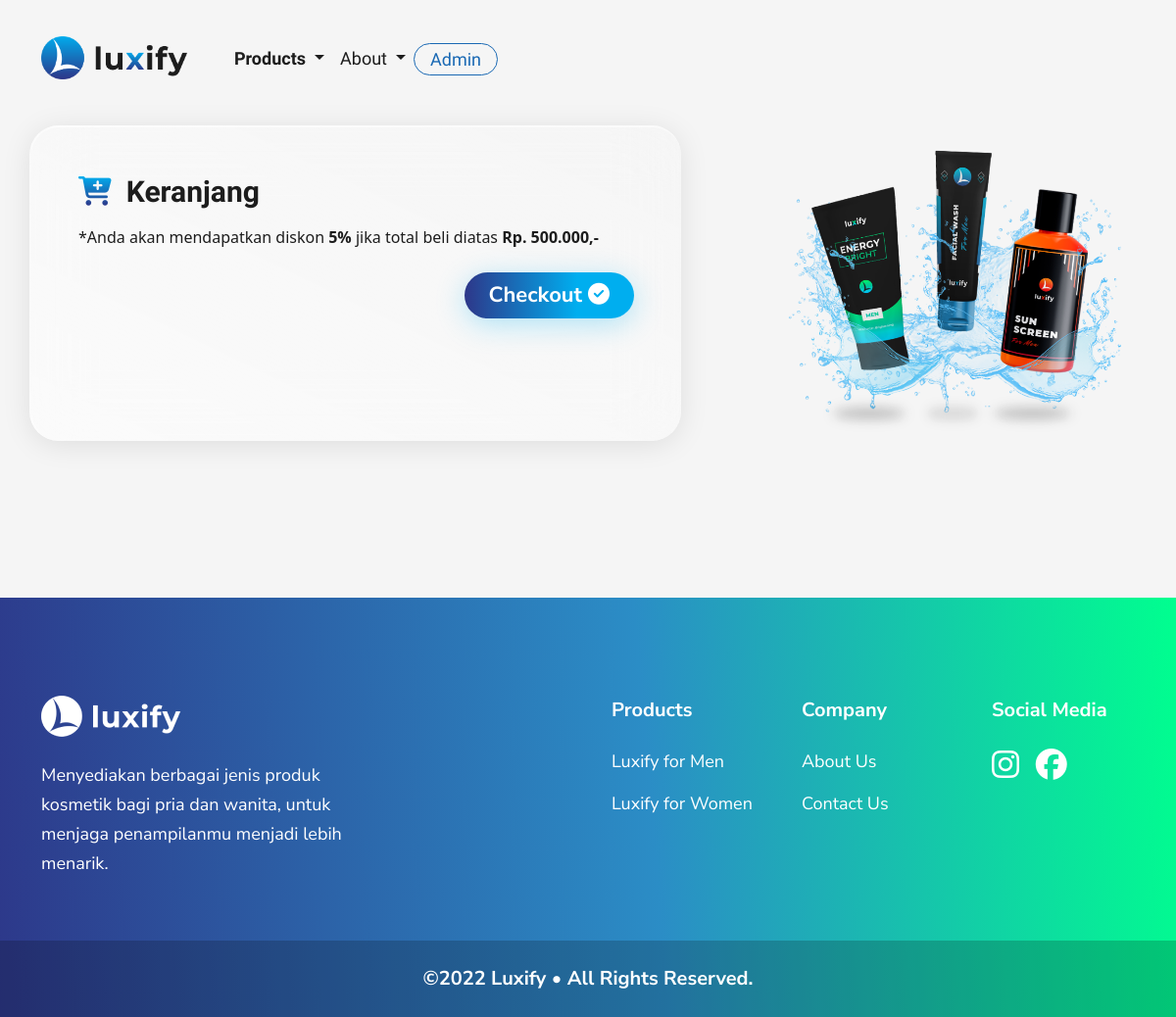
The app's page /cart/index.php, older data.
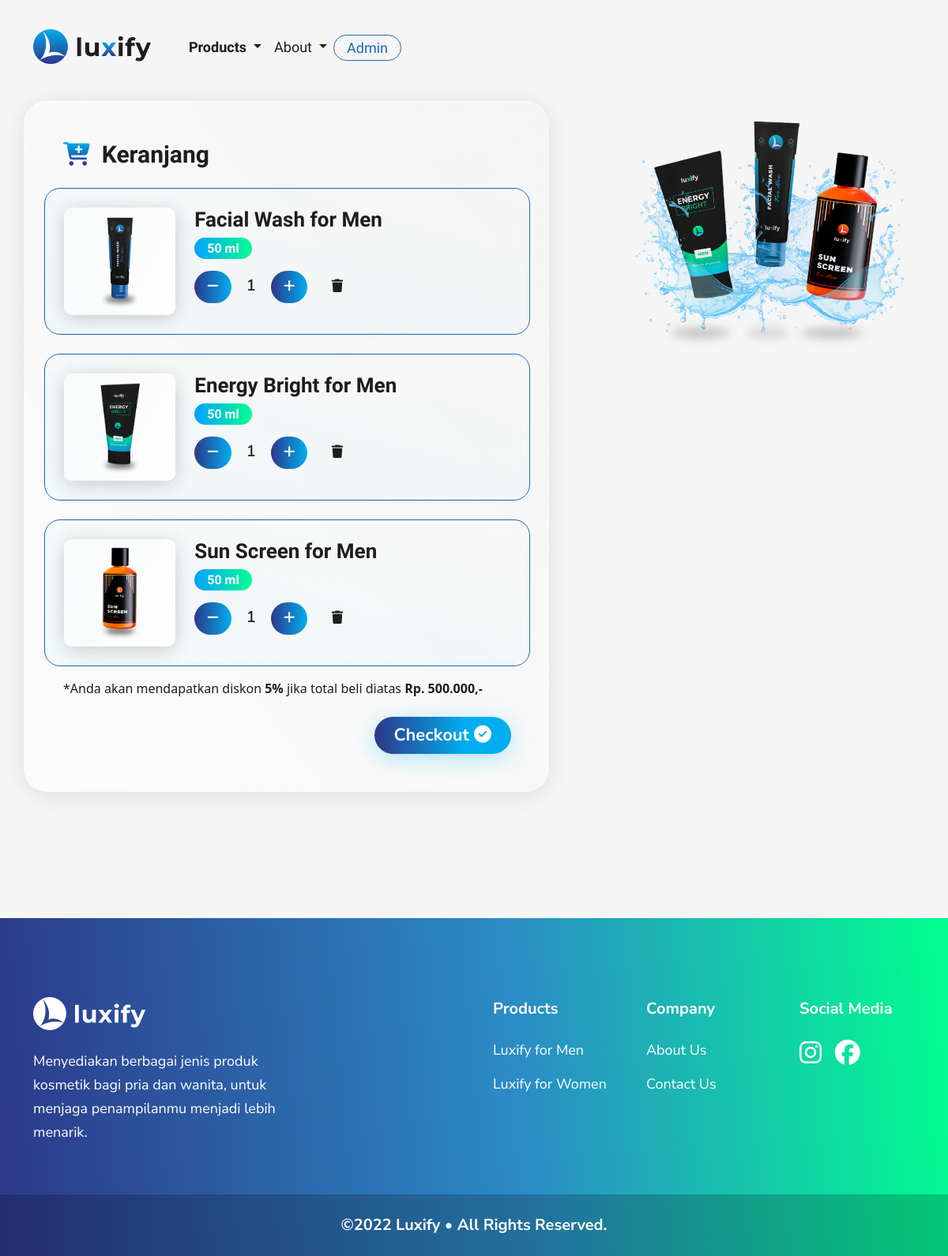
The same page, newer data.
### tables this page shows
CREATE TABLE `carts` (
  `id` bigint(20) NOT NULL,
  `weights` varchar(255) NOT NULL,
  `quantity` int(11) NOT NULL,
  `product_id` bigint(20) NOT NULL
);

CREATE TABLE `products` (
  `id` bigint(20) NOT NULL,
  `name` varchar(255) NOT NULL,
  `category` varchar(255) NOT NULL,
  `price` int(11) NOT NULL,
  `description` text NOT NULL
);

### cart/index.php (the view, shortened to what this page needs)
<?php
require_once '../connection.php';
$sql = "SELECT carts.quantity, products.id AS 'productID', carts.id AS 'cartID',
            products.category, products.name, products.price, carts.weights, galleries.image
            FROM `carts`
            INNER JOIN products ON products.id = carts.product_id
            INNER JOIN galleries ON products.id = galleries.product_id
            WHERE type='main' AND quantity > 0
            GROUP BY products.id, carts.weights
            ORDER BY carts.id;";
$result = mysqli_query($conn, $sql);
$rows = [];
while ($row = mysqli_fetch_assoc($result)) {
   $rows[] = $row;
}
?>
<!DOCTYPE html>
<html lang="en">
<head>
   <link href="../libraries/bootstrap-5.1.3-dist/css/bootstrap.css" rel="stylesheet">
   <link href="../styles/main.css" rel="stylesheet">
   <link href="../styles/about.css" rel="stylesheet">
   <link href="../styles/cart.css" rel="stylesheet">
</head>
<body>
   <nav class="navbar navbar-expand-lg navbar-light">
      <div class="container py-4">
         <a class="navbar-brand" href="../index.php">
            <img src="../assets/images/luxify-logo-text.png" alt="" height="44">
         </a>
         <div class="collapse navbar-collapse" id="navbarSupportedContent">
            <ul class="navbar-nav me-auto mb-2 mb-lg-0 kopeey-menu">
               <li class="nav-item dropdown">
                  <a class="nav-link dropdown-toggle active" href="#" id="navbarProducts" role="button" data-bs-toggle="dropdown" aria-expanded="false">
                     Products
                  </a>
               </li>
               <li class="nav-item dropdown">
                  <a class="nav-link dropdown-toggle" href="#" id="navbarAbout" role="button" data-bs-toggle="dropdown" aria-expanded="false">
                     About
                  </a>
               </li>
               <li class="nav-item">
                  <div class="btn-outline-admin px-2 text-center">
                     <a class="nav-link" aria-current="page" href="../admin">Admin</a>
                  </div>
               </li>
            </ul>
         </div>
      </div>
   </nav>
   <section class="kopeey-hero">
      <div class="container">
         <div class="row justify-content-center">
            <div class="col-12 col-lg-7 cart-card p-5" id="cartContainer">
               <div class="mb-3">
                  <h2>
                     <i class="fas fa-cart-plus"></i>
                     &nbsp;Keranjang
                  </h2>
               </div>
               <?php
               foreach ($rows as $cart) :
               ?>
                  <div class="row cart-item-container p-4 mt-4 gx-md-5">
                     <div class="col-sm-3 cart-image-container p-2 text-center">
                        <img src="../<?= $cart['image']; ?>" alt="Gambar Kopi" class="cart-image">
                     </div>
                     <div class="col-sm-9 mt-3 mt-sm-0">
                        <h4>
                           <a href="../details.php?id=<?= $cart['productID']; ?>">
                              <?= $cart['name'] . " for " . $cart['category']; ?>
                           </a>
                        </h4>
                        <div>
                           <span class="cart-label"><?= $cart['weights']; ?></span>
                        </div>
                        <div class="mt-3 align-items-end">
                           <span>
                              <button class="btn-plus-minus px-2 px-sm-3 py-1 py-sm-2" onclick="removeQuantity(<?= $cart['cartID']; ?>)">
                                 <i class="fas fa-minus"></i>
                              </button>
                           </span>
                           <span>
                              <input type="text" oninput="this.value = this.value.replace(/[^0-9.]/g, '').replace(/(\..*?)\..*/g, '$1');" onchange="changeQuantity(<?= $cart['cartID']; ?>)" size="2" class="quantity text-center" id="quantity-<?= $cart['cartID']; ?>" value="<?= $cart['quantity']; ?>">
                           </span>
                           <span>
                              <button class="btn-plus-minus px-2 px-sm-3 py-1 py-sm-2" onclick="addQuantity(<?= $cart['cartID']; ?>)">
                                 <i class="fas fa-plus"></i>
                              </button>
                           </span>
                           <span>
                              <button class="btn-delete px-2 px-sm-3 py-1 py-sm-2" onclick="deleteCart(<?= $cart['cartID']; ?>)">
                                 <i class="fas fa-trash"></i>
                              </button>
                           </span>
                        </div>
                     </div>
                  </div>
               <?php
               endforeach;
               ?>
               <p class="mt-3">
                  *Anda akan mendapatkan diskon <b>5%</b> jika total beli diatas <b>Rp. 500.000,-</b>
               </p>
               <div class="text-center text-sm-end mt-4">
                  <button type="button" id="btnCheckout" class="btn btn-checkout px-4" data-bs-toggle="modal" data-bs-target="#checkoutModal">
                     Checkout
                     <i class="fas fa-check-circle"></i>
                  </button>
               </div>
            </div>
            <div class="col-10 col-sm-12 col-lg-4 offset-lg-1 mt-5 text-center">
               <img src="../assets/images/hero-image.png" alt="" class="hero-image img-fluid">
            </div>
         </div>
      </div>
   </section>
   <section class="footer">
      <div class="container">
         <div class="row gx-sm-5">
            <div class="col-md-4 mb-5">
               <img src="../assets/images/luxify-logo-text-full-white.png" alt="" height="42">
               <p class="hero-paragraph mt-4">
                  Menyediakan berbagai jenis produk kosmetik bagi pria dan wanita, untuk menjaga penampilanmu menjadi lebih menarik.
               </p>
            </div>
            <div class="col-md-2 offset-md-2 mb-5">
               <div class="footer-group-name mb-4">
                  Products
               </div>
               <div class="footer-link mb-3">
                  <a href="../index.php#category-men" class="btn-arabica" id="btn-footer-arabica">Luxify for Men</a>
               </div>
               <div class="footer-link mb-3">
                  <a href="../index.php#category-women" class="btn-liberica" id="btn-footer-liberica">Luxify for Women</a>
               </div>
            </div>
            <div class="col-md-2 mb-5">
               <div class="footer-group-name mb-4">
                  Company
               </div>
               <div class="footer-link mb-3">
                  <a href="../about.php" target="_blank">About Us</a>
               </div>
               <div class="footer-link">
                  <a href="../contact.php" target="_blank">Contact Us</a>
               </div>
            </div>
            <div class="col-md-2 mb-5">
               <div class="footer-group-name mb-4">
                  Social Media
               </div>
               <div class="footer-link">
                  <a href="https://instagram.com" target="_blank">
                     <i class="fab fa-instagram"></i>
                  </a>
                  <a href="https://facebook.com" target="_blank">
                     <i class="fab fa-facebook"></i>
                  </a>
               </div>
            </div>
         </div>
      </div>
      <div class="footer-copyright text-center">
         &copy;2022 <span>Luxify &bull;</span> All Rights Reserved.
      </div>
   </section>
</body>
</html>

### styles/main.css (style rules this page uses)
body { background: #F5F5F5 url("../assets/images/bg-blur.png") repeat center top; background-size: cover; color: #1d1d1d; }
.nav-link { color: #1d1d1d !important; transition: all 0.3s ease-in-out; }
.nav-link.active { color: #1d1d1d !important; font-weight: 700; }
.kopeey-menu { font-family: 'Maven Pro', sans-serif; font-size: 18px; font-weight: 500; margin-left: 24px; }
.hero-paragraph { font-family: 'Nunito Sans', sans-serif; font-size: 18px; font-weight: 400; line-height: 30px; }
.hero-image { max-width: 100%; height: auto; margin-top: -30px; animation: hero-image-margin-top 1.5s infinite alternate; }
.footer { background: linear-gradient(85.02deg, #2D388A 0%, #2B8DC6 55.21%, #00FF8F 100%); margin-top: 160px; padding-top: 100px; animation: bg-footer-animation 2s infinite alternate; }
.footer .hero-paragraph { color: white !important; }
.footer-group-name { font-family: 'Nunito Sans', sans-serif; font-size: 20px; font-weight: 700; color: white !important; }
.footer-link a { color: white; font-family: 'Nunito Sans', sans-serif; font-size: 18px; font-weight: 400; text-decoration: none; transition: all 0.3s ease-in-out; }
.footer-link a i { color: white; font-size: 32px; margin-right: 12px; transition: all 0.3s ease-in-out; }
.footer-copyright { font-family: 'Nunito Sans', sans-serif; font-size: 20px; font-weight: 700; color: white !important; background: rgba(0, 0, 0, 0.2); padding: 24px 0 24px; }
.footer-copyright span { font-weight: 700; }
.btn-outline-admin { background-color: transparent; border: 1px solid #1A69B4; border-radius: 30px; margin-top: 6px; transition: all 0.3s ease-in-out; }
.btn-outline-admin a { color: #1A69B4 !important; padding: 2px; }
@media only screen and (max-width: 1200px) { .footer { margin-top: 40px; } }

### styles/about.css (style rules this page uses)
body { background: #F5F5F5 url("../assets/images/bg-blur-3.png") no-repeat center top; background-size: cover; color: #1d1d1d; }
.footer { padding-top: 0; }
.footer-copyright { font-family: 'Nunito Sans', sans-serif; font-size: 20px; font-weight: 700; color: white !important; background: rgba(0, 0, 0, 0.2); }

### styles/cart.css (style rules this page uses)
.cart-card { background: linear-gradient(to right top, rgba(255, 255, 255, 0.6) 0%, rgba(255, 255, 255, 0.1) 100%); box-shadow: 0px 4px 30px -1px rgba(0, 0, 0, 0.1); backdrop-filter: blur(30px); border-radius: 30px; border-top: 2px solid rgba(255, 255, 255, 0.4); border-left: 2px solid rgba(255, 255, 255, 0.4); margin-top: 10px; }
.cart-card h2 { font-family: 'Maven Pro', sans-serif; font-size: 30px; font-weight: 700; }
.cart-card h2 i { background: -webkit-linear-gradient(#00AEEF, #2D388A); -webkit-background-clip: text; -webkit-text-fill-color: transparent; }
.cart-card h4 { font-family: 'Maven Pro', sans-serif; font-size: 26px; font-weight: 700; }
.cart-card h4 a { color: #1d1d1d; text-decoration: none; }
.cart-item-container { background: linear-gradient(to right top, rgba(0, 174, 239, .03) 0%, rgba(0, 174, 239, 0) 100%); border: 1px solid #1A69B4; border-radius: 20px; }
.cart-image-container { background: linear-gradient(116.86deg, rgba(255, 255, 255, 0.3) 0%, rgba(255, 255, 255, 0.9) 100%); box-shadow: 0px 4px 24px -1px rgba(0, 0, 0, 0.2); border-radius: 10px; }
.cart-image { max-height: 120px; }
.cart-label { width: fit-content; background: linear-gradient(90deg, #00A1FF 0%, #00FF8F 100%); border: 0; border-radius: 30px; color: white; cursor: text; font-family: 'Maven Pro', sans-serif; font-size: 16px; font-weight: 700; padding-top: 4px; padding-bottom: 4px; padding-left: 16px; padding-right: 16px; }
.btn-plus-minus { background-image: linear-gradient(to right, #2D388A, #00AEEF); border: none; border-radius: 24px; color: white; font-family: 'Nunito Sans', sans-serif; font-size: 16.5px; font-weight: 600; }
.quantity { background-color: rgba(0, 0, 0, 0); border: 0; color: #1d1d1d; font-family: 'Nunito Sans', sans-serif; font-size: 20px; font-weight: 600; }
.btn-delete { background:rgba(0, 0, 0, 0); border: 0; border-radius: 24px; color: #1d1d1d; font-family: 'Nunito Sans', sans-serif; font-size: 16.5px; font-weight: 600; margin-left: 10px; }
.btn-checkout { background-image: linear-gradient(to right, #2D388A, #00AEEF, #00AEEF, #2D388A); background-position: left; background-size: 200%; border-radius: 32px; box-shadow: 0 6px 30px 0px rgba(0, 174, 239, 0.3); color: white; font-family: 'Nunito Sans', sans-serif; font-size: 22px; font-weight: 700; transition: all 0.3s ease-in-out; }
.footer { margin-top: 160px; padding-top: 100px; }

Row changes from the older to the newer data that the page shows:
added carts: shows a picture, product.name "Facial Wash", product.category "Men", weights "50 ml", id+quantity "1"
added carts: shows a picture, product.name "Energy Bright", product.category "Men", weights "50 ml", quantity "1"
added carts: shows a picture, product.name "Sun Screen", product.category "Men", weights "50 ml", quantity "1"
